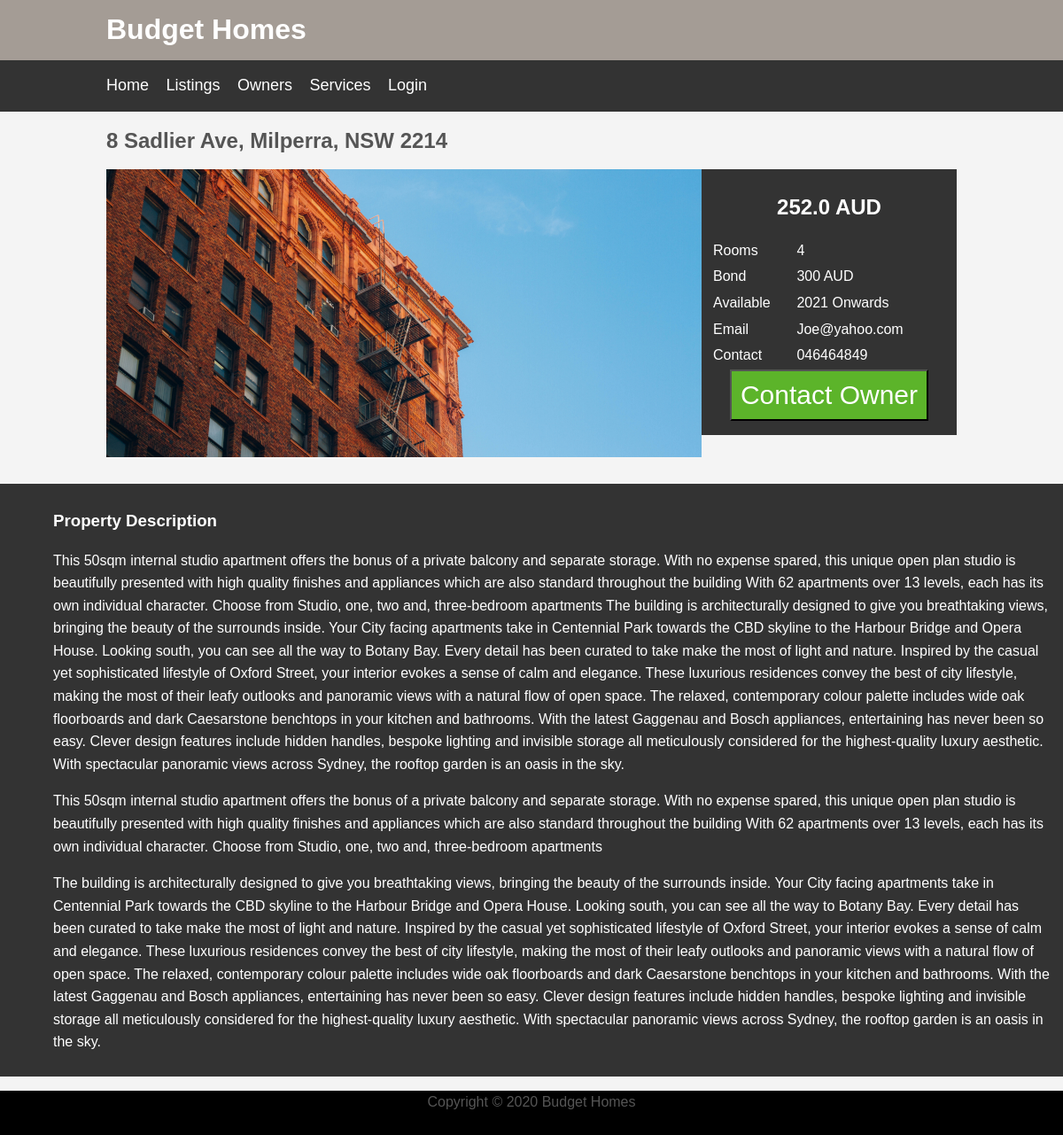
Page /house/6 on the committed database.
### bhome/models.py (models this page shows, shortened)
class Home(models.Model):
    name = models.CharField(max_length=122)
    rooms = models.IntegerField()
    bath = models.IntegerField()
    price = models.FloatField()
    pic = models.ImageField(upload_to='static/images/')
    garage = models.CharField(max_length=10)
    balcony = models.CharField(max_length=10, default='No')
    shared = models.CharField(max_length=10)
    bond = models.CharField(max_length=50)
    available = models.CharField(max_length=122)
    ow_email = models.EmailField()
    ow_phone = models.CharField(max_length=122)
    description = models.TextField()
    status = models.CharField(max_length=10, default='Awaiting')
    date = models.DateTimeField(auto_now_add=True, blank=True)
    owners = models.BooleanField(default=False)

### bhome/views.py (the view)
# urls.py: path('house/<str:pk>', views.house, name='house'),
def house(request, pk):
    current_home = Home.objects.get(id=pk)
    context = {'current_home': current_home, 'status': request.user.is_authenticated}
    return render(request, 'house.html', context)

### templates/house.html
{% extends 'base.html' %}
{% block style %}
    <link rel="stylesheet" type="text/css" href="/static/css/house.css">
{% endblock style %}
{% block user_info %}
    {% if status == False %}
        <a href="{% url 'login' %}">Login</a>
    {% else %}
        <a href="{% url 'logout' %}" style="color: #ff665a">Logout</a>
    {% endif %}
{% endblock user_info %}
{% block body %}
    <section id="banner">
        <div class="container">
            <h1>{{ current_home.name }}
            </h1>
        </div>
    </section>
    <div class="container">
        <section id="main" style="background-image: url({{ current_home.pic.url }})"></section>
        <aside id="sidebar">
            <h1>{{ current_home.price }} AUD</h1>
            <table>
                <tr>
                    <td>Rooms</td>
                    <td>{{ current_home.rooms }}</td>
                </tr>
                <tr>
                    <td>Bond</td>
                    <td>{{ current_home.bond }} AUD</td>
                </tr>
                <tr>
                    <td>Available</td>
                    <td>{{ current_home.available }}</td>
                </tr>
                <tr>
                    <td>Email</td>
                    <td>{{ current_home.ow_email }}</td>
                </tr>
                <tr>
                    <td>Contact</td>
                    <td>{{ current_home.ow_phone }}</td>
                </tr>
            </table>
            <button type="button">Contact Owner</button>
        </aside>
    </div>
{% endblock body %}
{% block info %}
    <div id="content">
        <h3>Property Description</h3>
        <p>{{ current_home.description }}
        </p>
        <p>This 50sqm internal studio apartment offers the bonus of a private balcony and separate storage.
            With no expense spared, this unique open plan studio is beautifully presented with high quality finishes and
            appliances which are also standard throughout the building
            With 62 apartments over 13 levels, each has its own individual character. Choose from Studio, one, two and,
            three-bedroom apartments</p>
        <p>The building is architecturally designed to give you breathtaking views, bringing the beauty of the surrounds
            inside. Your City facing apartments take in Centennial Park towards the CBD skyline to the Harbour Bridge
            and Opera House. Looking south, you can see all the way to Botany Bay.
            Every detail has been curated to take make the most of light and nature. Inspired by the casual yet
            sophisticated lifestyle of Oxford Street, your interior evokes a sense of calm and elegance. These luxurious
            residences convey the best of city lifestyle, making the most of their leafy outlooks and panoramic views
            with a natural flow of open space. The relaxed, contemporary colour palette includes wide oak floorboards
            and dark Caesarstone benchtops in your kitchen and bathrooms. With the latest Gaggenau and Bosch appliances,
            entertaining has never been so easy. Clever design features include hidden handles, bespoke lighting and
            invisible storage all meticulously considered for the highest-quality luxury aesthetic. With spectacular
            panoramic views across Sydney, the rooftop garden is an oasis in the sky.</p>
    </div>
{% endblock info %}

### static/css/house.css (style rules this page uses)
body { background-color: #f4f4f4; color: #555; font-family: Arial, Helvetica, sans-serif; font-size: 16px; line-height: 1.6em; margin: 0; }
.container { width: 80%; margin: auto; overflow: hidden; }
#navigation a { color: #fff; text-decoration: none; font-size: 18px; padding-right: 15px; }
#main { background-position: center right; background-size: 100%; background-repeat: no-repeat; min-height: 325px; margin-bottom: 30px; text-align: center; }
#main { float: left; width: 70%; padding: 0 30px; box-sizing: border-box; }
#sidebar { float: right; width: 30%; min-height: 300px; background: #333; color: #fff; padding: 10px; box-sizing: border-box; text-align: center; }
.container button { background-color: #5CB42A; color: white; font-size: 30px; padding: 10px; }
.container table { width: 100%; padding-top: 0px; text-align: left; }
#content { float: center; width: 100%; min-height: 300px; background: #333; color: #fff; padding: 10px; box-sizing: border-box; }
#content h3 { padding-left: 50px; }
#content p { padding-left: 50px; }

### rows in the picture
Home: name "8 Sadlier Ave, Milperra, NSW 2214", pic (picture), price "252.0", rooms "4", bond "300", available "2021 Onwards", ow_email "Joe@yahoo.com", ow_phone "046464849", description "This 50sqm internal studio apartment offers the bonus of a private balcony and separate storage. With no expense spared, this unique open plan studio is beautifully presented with high quality finishes and appliances which are also standard throughout the building With 62 apartments over 13 levels, each has its own individual character. Choose from Studio, one, two and, three-bedroom apartments The building is architecturally designed to give you breathtaking views, bringing the beauty of the surrounds inside. Your City facing apartments take in Centennial Park towards the CBD skyline to the Harbour Bridge and Opera House. Looking south, you can see all the way to Botany Bay. Every detail…"
